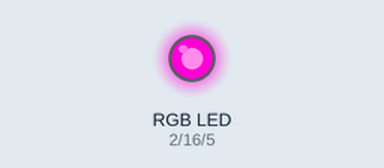
Recording of a sketch running on a simulated Arduino Uno, built with avr-gcc and run on an emulated ATmega328P. Parts: an RGB LED mixed from three pins (HIGH = lit). Dim RGB values are drawn brighter than linear.

Above: at 0.05 s.
At 0.9 s:
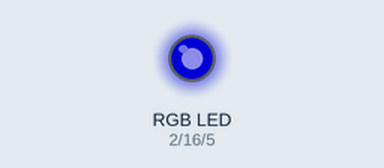
At 1.3 s:
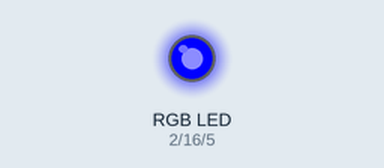
At 1.75 s:
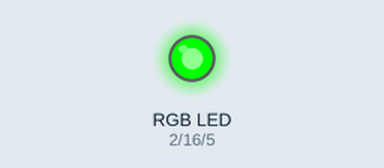
At 2.45 s:
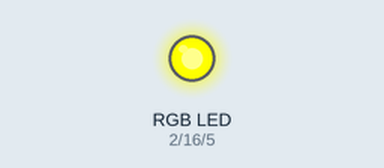
At 3.5 s:
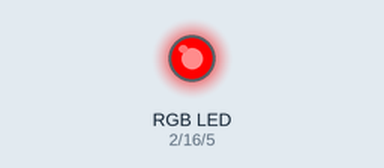
Timing chart, 0 to 8.1 s (numbered marks = the images above):
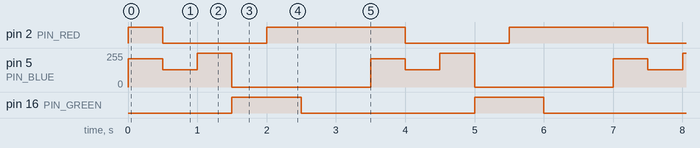

The sketch:

lED-RGB-Flashing-Yuvraj_Sidhu.ino
```cpp
//
const int PIN_RED   = 2; //Red LED on pin 9
const int PIN_GREEN = 16; //Green LED on pin 10
const int PIN_BLUE  = 5; //Blue LED on Pin 11

// variables to hold the color intensities
int red;
int green;
int blue;

// This function "Set Color" will set the color of each of the LED's rather than setting code for it over and over in the loop. //
void setColor(int R, int G, int B) {
  analogWrite(PIN_RED,   R);
  analogWrite(PIN_GREEN, G);
  analogWrite(PIN_BLUE,  B);
}

void setup() {
  //set all three pins to output mode
  pinMode(PIN_RED,   OUTPUT);
  pinMode(PIN_GREEN, OUTPUT);
  pinMode(PIN_BLUE,  OUTPUT);

}

void loop() {

  // set the colors of the LED
  // Loop through Red-Green-Blue and repeat
  setColor(148, 0, 211); //set LED to Purple
  delay(500);
  setColor( 75, 0, 130); //set LED to Light Purple
  delay(500);
  setColor(0, 0, 255); //set LED to Blue
  delay(500);
  setColor(0, 255, 0); //set LED to Green
  delay(500);
  setColor(255, 255, 0); //set LED to Yellow
  delay(500);
  setColor(255, 127, 0); //set LED to Orange
  delay(500);
  setColor(255, 0 , 0); //set LED to Red
  delay(500);
}
```

Measured:
- by itself, pin 2 (PIN_RED): repeats every 3.5 s: LOW 1.5 s, HIGH 2.0 s
- by itself, pin 5 (PIN_BLUE): repeats every 3.5 s: 130/255 0.50 s, 255/255 0.50 s, 0/255 2.0 s, 211/255 0.50 s
- by itself, pin 16 (PIN_GREEN): alternates HIGH for 1.0 s and LOW for 2.5 s
